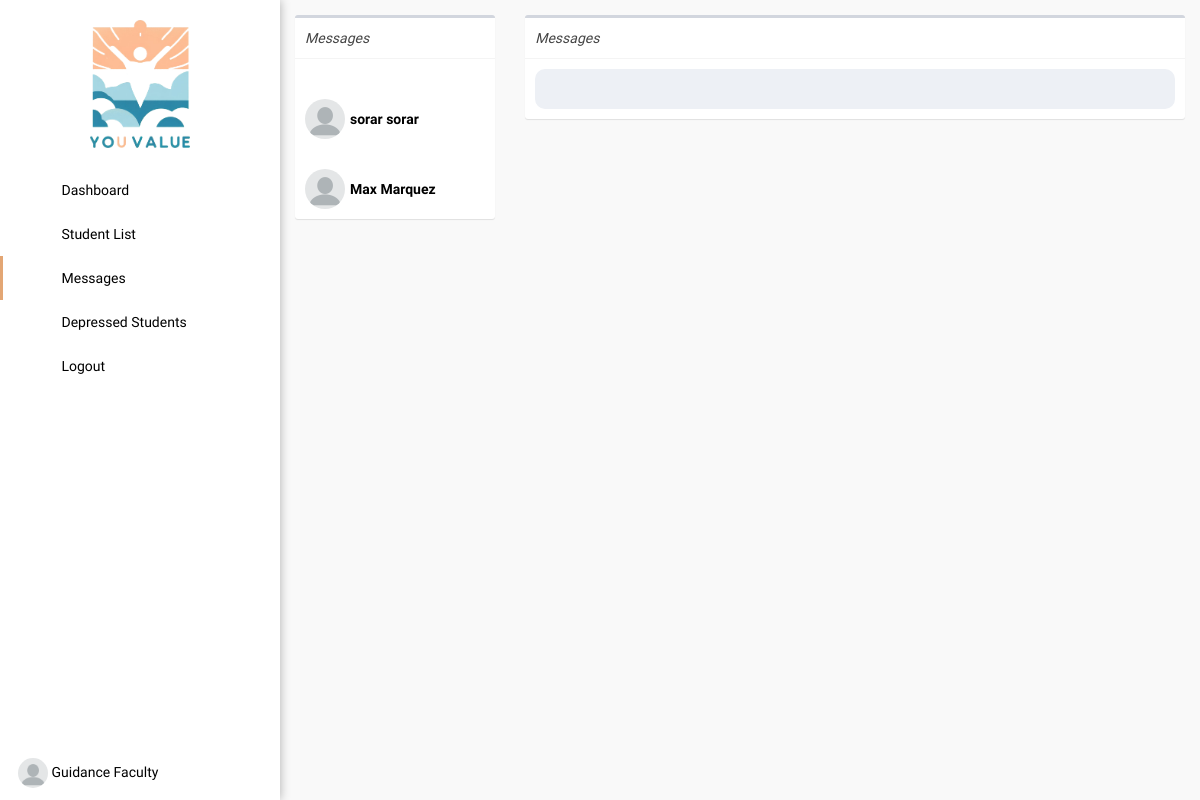
The app's page /admin/messages.php (signed in) with its own data.
### tables this page shows
CREATE TABLE `users` (
  `id` int(11) NOT NULL,
  `img` text NOT NULL,
  `firstname` text NOT NULL,
  `lastname` text NOT NULL,
  `middlename` text NOT NULL,
  `phone_number` text NOT NULL,
  `age` text NOT NULL,
  `gender` text NOT NULL,
  `email` text NOT NULL,
  `password` text NOT NULL,
  `passwordtxt` text NOT NULL,
  `contact` text NOT NULL,
  `address` text NOT NULL,
  `code` int(11) NOT NULL,
  `type` int(1) NOT NULL COMMENT '0=student,1=faculty,2=admin',
  `datetake` date NOT NULL DEFAULT current_timestamp(),
  `totaltake` tinyint(1) NOT NULL
);

### config/config.php (called while the page is built, shortened)
<?php
class Connection{
	private $servername = "localhost";
	private $username = "root";
	private $password = "";
	private $dbname = "youvalue";
	public function conn(){
		try {
		$this->dsn = "mysql:host=".$this->servername.";dbname=".$this->dbname;
		$this->pdo = new PDO($this->dsn, $this->username, $this->password);
		$this->pdo->setAttribute(PDO::ATTR_ERRMODE, PDO::ERRMODE_EXCEPTION);
		$this->pdo->setAttribute(PDO::ATTR_DEFAULT_FETCH_MODE, PDO::FETCH_ASSOC);
		return $this->pdo;
		} catch (Exception $e) {
			echo 'error'. $e->getmessage();
		}
	}
}
?>

### admin/messages.php (the view, shortened to what this page needs)
<?php
  include '../config/config.php';
  class data extends Connection{
    public function managedata(){
?>
<!DOCTYPE html>
<html>
<head><?php include 'head.php'; ?></head>
<body class="hold-transition skin-blue sidebar-mini">
  <div class="wrapper">
    <?php include 'sidebar.php'; ?>
    <div class="content-wrapper" style="height: 100vh;background-color: #f9f9f9;overflow-y: auto;">
      <section class="content">
        <div class="row" style="display: flex;">
        <div class="left_messages col-xs-3">
          <div class="box">
            <div class="box-header with-border">
             Messages
            </div>
            <div class="box-body">
              <?php
              if ($_SESSION['type'] == 1) {
                $sql = "SELECT *,users.id AS users_id FROM users INNER JOIN chat_code ON users.id=chat_code.sender_id WHERE users.type = 1 AND chat_code.receiver_id = '".$_SESSION['id']."' OR users.type = 0 AND chat_code.receiver_id = '".$_SESSION['id']."'";
              } else {
                $sql = "SELECT *,users.id AS users_id FROM users WHERE type = 1";
              }
                $stmt = $this->conn()->query($sql);
                while ($row = $stmt->fetch()) { ?>
                  <a href="messages.php?id=<?php echo $row['users_id'] ?>">
                    <div class="holdleft" style="display: flex;position: relative;margin-top: 30px;">
                      <div><img src="../images/<?php echo $row['img'] ?>" width="40px" style="border-radius: 50%;"></div>
                      <div class="desktop_name" style="margin-top: 10px;margin-left: 5px;font-weight: bold;font-weight: bold;color: #000;font-style: normal"><?php echo $row['firstname']." ".$row['lastname']; ?></div>
                    </div>
                  </a>
              <?php } ?>
            </div>
          </div>
        </div>
        <div class="col-xs-12">
          <div class="box">
            <div class="box-header with-border">
             Messages
            </div>
            <div class="box-body">
              <div class="chat">
              </div>
            </div>
          </div>
        </div>
      </div>
      </section>
    </div>
  </div>
</body>
</html>
<?php } } $data = new data(); $data->managedata(); ?>

### admin/sidebar.php (shortened to what this page needs)
<aside class="main-sidebar" style="padding-top: unset;">
  <section class="sidebar">
    <ul class="sidebar-menu" data-widget="tree">
      <li style="background: #fff;color: #fff;text-align: center;padding: 20px;">
      <img src="../images/logo.png" width="100px"></li>
      <li><a href="dashboard.php"><i class="fa fa-dashboard"></i> <span>Dashboard</span></a></li>
      <?php if($_SESSION['type'] == 1 || $_SESSION['type'] == 2): ?>
        <li><a href="students.php"><i class="fas fa-users"></i> <span>Student List</span></a></li>
      <?php endif; ?>
      <?php if($_SESSION['type'] == 1): ?>
        <li><a href="messages.php"><i class="fas fa-sms"></i> <span>Messages</span></a></li>
        <li><a href="depressed.php"><i class="fas fa-users"></i> <span>Depressed Students</span></a></li>
      <?php endif; ?>
      <li><a href="../logout.php"><i class="fa fa-sign-out"></i> <span>Logout</span></a></li>
    </ul>
    <ul class="sidebar-menu" style="position: absolute;bottom: 0;">
      <li>
        <?php
        $sql = "SELECT * FROM users WHERE id = '".$_SESSION['id']."'";
        $stmt = $this->conn()->query($sql);
        $row = $stmt->fetch();
        ?>
        <a href="#profile" data-toggle="modal" id="updateprofile"
        data-firstname="<?= $row['firstname'] ?>"
        data-users_id="<?= $row['id'] ?>"
        data-lastname="<?= $row['lastname'] ?>"
        data-phone_number="<?= $row['phone_number'] ?>"
        data-age="<?= $row['age'] ?>"
        data-gender="<?= $row['gender'] ?>"
        data-email="<?= $row['email'] ?>"
        data-password="<?= $row['passwordtxt'] ?>"><img src="../images/<?php echo $row['img'] ?>" width="30px" style="border-radius: 50%;"> <span><?php echo $row['firstname'] ?> <?php echo $row['lastname'] ?></span> <i></a>
      </li>
    </ul>
  </section>
</aside>

### admin/head.php (style rules this page uses)
.left_messages { width: 30rem !important; }
.chat { background-color: #edf0f5; width: 100%; height: 100%; border-radius: 10px; padding: 20px; }

### admin/sidebar.php (style rules this page uses)
.main-sidebar a { color:#000 !important; }

### records on screen
users: img (placeholder picture), firstname "Guidance", lastname "Faculty"
users: img (placeholder picture), firstname "sorar", lastname "sorar"
users: img (placeholder picture), firstname "Max", lastname "Marquez"
